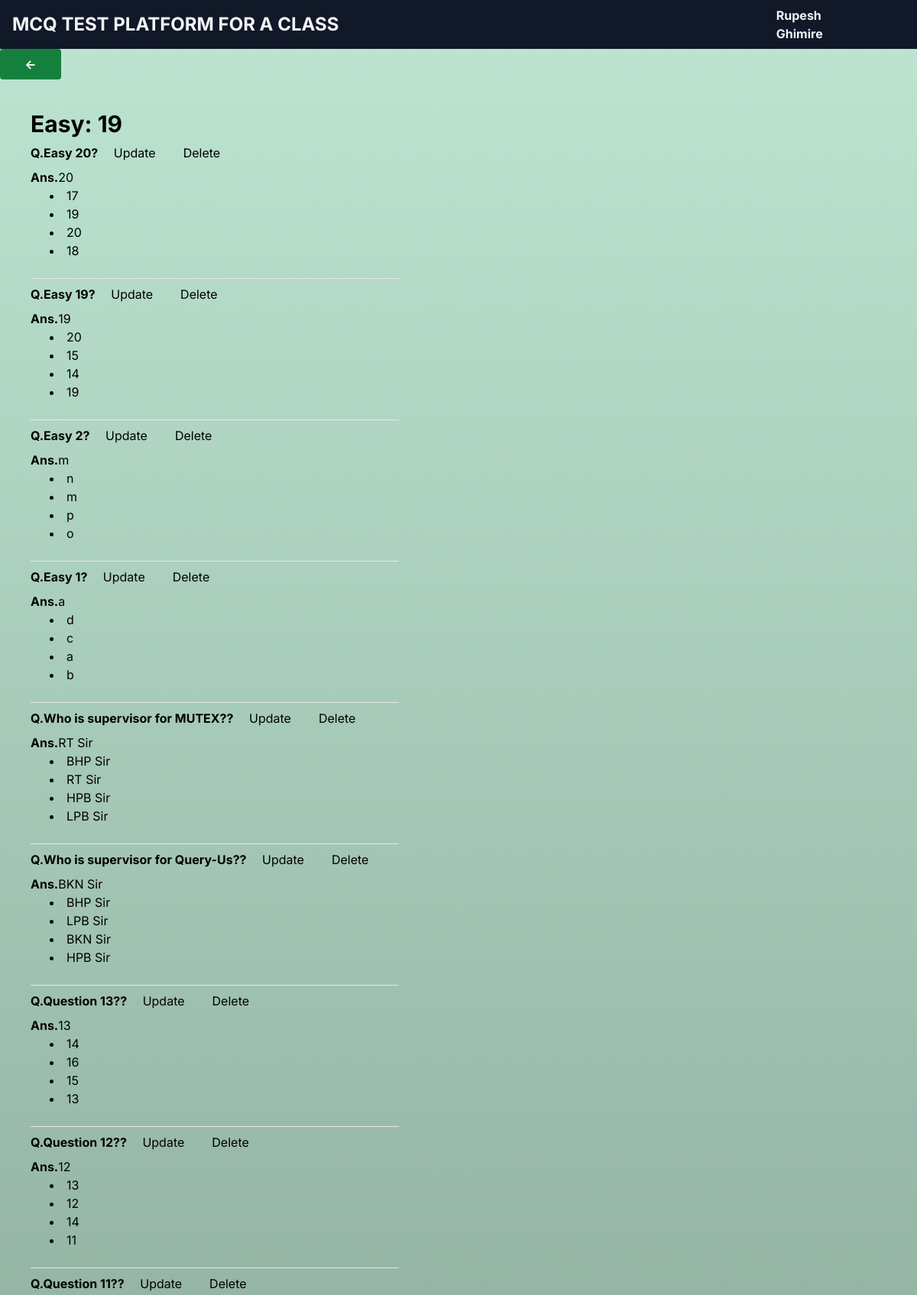
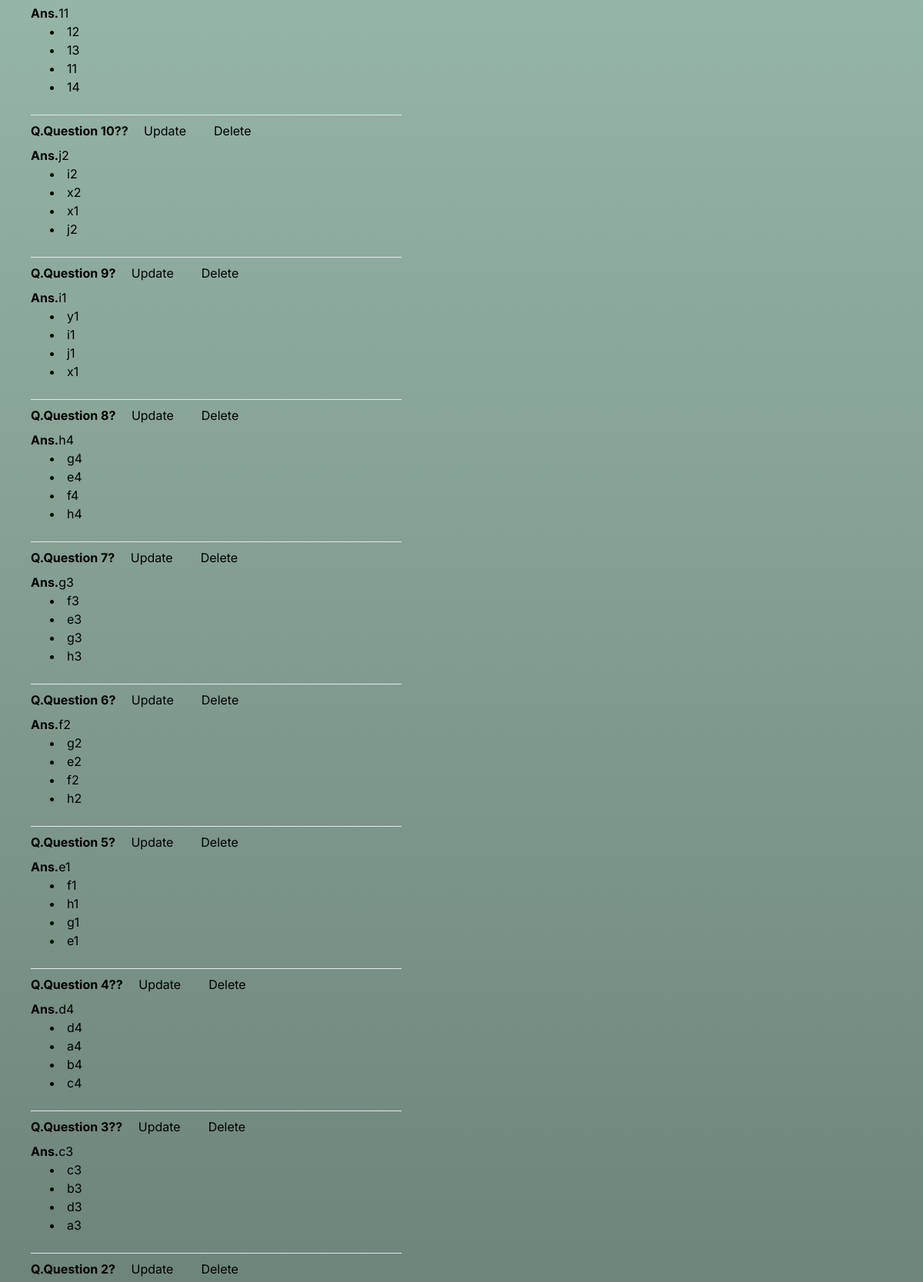
Page /listQ (signed in, upper part) on the committed database (2 pictures, top to bottom).
### base/models.py (models this page shows, shortened)
class User(AbstractUser):
    name = models.CharField(max_length=200, null=True)
    email = models.EmailField(unique=True, null=True)
    username = models.CharField(max_length=200, unique=True, null=True)
    bio = models.TextField(null=True,blank=True)
    marks = models.IntegerField(default=0)
    is_teacher = models.BooleanField(default=False)
    attempted = models.BooleanField(default=False)
    USERNAME_FIELD = 'email'
    REQUIRED_FIELDS = ['username']

class Question(models.Model):
    question = models.CharField(max_length=500,default="x",blank=False)
    correct = models.CharField(max_length=200,default="x", blank=False)
    options = models.TextField(default='options')
    level = models.CharField(max_length=1, default='E', blank=True, choices=level)
    subject = models.ForeignKey(Subject, on_delete=models.CASCADE, null=True)
    created_at = models.DateTimeField(auto_now_add=True,null=True,blank=True)

### base/views.py (the view)
# urls.py: path('listQ',views.listQuestion, name='list'),
@login_required(login_url='login')
def listQuestion(request):
    if request.user.is_staff:
        questions = Question.objects.all().order_by('-created_at')
        context = {
            'easy':questions.filter(level='E'),
            'medium':questions.filter(level='M'),
            'hard':questions.filter(level='H'),
            'easycount': Question.objects.filter(level='E').count(),
            'mediumcount': Question.objects.filter(level='M').count(),
            'hardcount': Question.objects.filter(level='H').count(),
            'condition' : len(questions) == 0
        }
        return render(request,'base/listQ.html',context)
    else:
        messages.error(request, 'You cannot Access this page!')
        return  redirect('homepage')

### base/templatetags/custom_tags.py (called while the page is built)
@register.filter(name='get_options')
def get_options(value):
    option = json.loads(value)
    random.shuffle(option)
    return option

### base/templates/base/listQ.html (shortened to what this page needs)
{% extends 'base.html' %}
{% load custom_tags %}
{% block content %}
<div class="bg-green-700 justify-center items-center text-white w-20 font-bold py-2 px-4 rounded flex items-center"><a href="javascript:history.back()"> <- </a></div>
{% if request.user.is_staff %}
<div class="px-10 py-10">
        <h1 class="text-3xl font-bold">Easy: {{easycount}} </h1>
        {% for question in easy %}
        <div>
          <p><b>Q.{{ question.question }}?</b> <button class="px-10 bg-transparent hover:bg-gray-300 py-2 px-4 rounded"><a href="{% url "update" question.id %}">Update</button><button class="px-5 bg-transparent hover:bg-gray-300 py-2 px-4 rounded" onclick="return confirm('Are you sure you want to delete?')"></a> <a href="{% url 'delete' question.id %}">Delete</a></button> </p>
          <p><b>Ans.</b>{{ question.correct }}</p>
          {% for option in question.options|get_options %}
            <label>
              <li style="padding-left:25px;">
              {{ option }}
              <br>
            </li>
            </label>
          {% endfor %}
          <br><hr>
        {% endfor %}
{% endif %}
{% endblock %}

### templates/base.html (shortened to what this page needs)
{% load static %}
<!DOCTYPE html>
<html lang="en">
  <head>
    <link rel="stylesheet" type="text/css" href="{% static 'css/base.css' %}" />
    <link
      rel="stylesheet"
      href="https://use.fontawesome.com/releases/v5.0.8/css/all.css"
    />
    <script src="https://cdn.tailwindcss.com"></script>
  </head>
  <body
    style="
      background: linear-gradient(
          0deg,
          rgba(5, 5, 5, 0.9),
          rgba(66, 4, 126, 0.1)
        ),
        url('{% static 'images/background.png' %}');
      background-repeat: no-repeat;
      background-size: cover;
      background-attachment: fixed;
    "
    class="min-h-screen flex flex-col items-start justify-start"
  >
    <nav class="w-full fixed">
      <div class="bg-gray-900 text-gray-100 h-16 flex items-center">
        <a
          class="p-4 container mx-auto text-2xl font-bold uppercase"
          href="{% url 'homepage' %}"
          >MCQ Test Platform for a Class</a
        >
        <div class="mr-20">
          <b>
          {% if request.user.is_authenticated %}
          {{ request.user.name }}
          {% endif %}
          </b>
        </div>
      </div>
    </nav>
    <main class="mt-16">{% block content %} {% endblock %}</main>
  </body>
</html>

### rows in the picture
User: user.name "Rupesh Ghimire"
Question: question "Easy 20", correct "20", options "17" "19" "20" "18"
Question: question "Easy 19", correct "19", options "20" "15" "14" "19"
Question: question "Easy 2", correct "m", options "n" "m" "p" "o"
Question: question "Easy 1", correct "a", options "d" "c" "a" "b"
Question: question "Who is supervisor for MUTEX?", correct "RT Sir", options "BHP Sir" "RT Sir" "HPB Sir" "LPB Sir"
Question: question "Who is supervisor for Query-Us?", correct "BKN Sir", options "BHP Sir" "LPB Sir" "BKN Sir" "HPB Sir"
Question: question "Question 13?", correct "13", options "14" "16" "15" "13"
Question: question "Question 12?", correct "12", options "13" "12" "14" "11"
Question: question "Question 11?", correct "11", options "12" "13" "11" "14"
Question: question "Question 10?", correct "j2", options "i2" "x2" "x1" "j2"
Question: question "Question 9", correct "i1", options "y1" "i1" "j1" "x1"
Question: question "Question 8", correct "h4", options "g4" "e4" "f4" "h4"
Question: question "Question 7", correct "g3", options "f3" "e3" "g3" "h3"
Question: question "Question 6", correct "f2", options "g2" "e2" "f2" "h2"
Question: question "Question 5", correct "e1", options "f1" "h1" "g1" "e1"
Question: question "Question 4?", correct "d4", options "d4" "a4" "b4" "c4"
Question: question "Question 3?", correct "c3", options "c3" "b3" "d3" "a3"
Question: question "Question 2"

### other values in the picture
{{ easycount }} "19"
